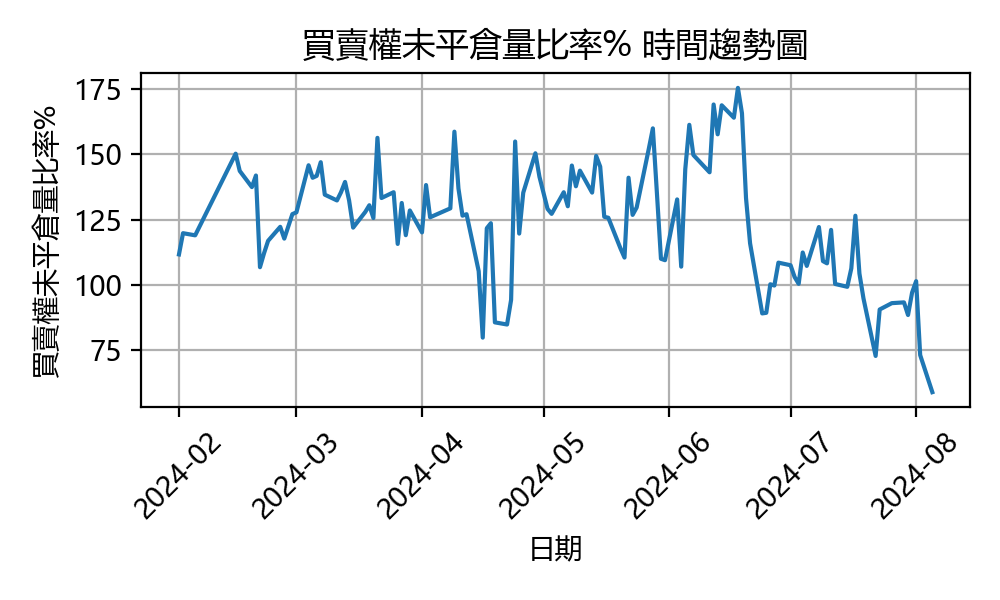

Generate this figure with Python:
# coding: utf-8
import datetime as dt
from dateutil.relativedelta import relativedelta
import requests
from bs4 import BeautifulSoup as bs
import pandas as pd
from io import StringIO
import matplotlib.pyplot as plt
import platform

import matplotlib
matplotlib.use("agg")

# 設置字體根據操作系統
if platform.system() == 'Windows':
    plt.rcParams['font.sans-serif'] = 'Microsoft Yahei'#['Microsoft JhengHei']  # Windows 10 字體設置
elif platform.system() == 'Darwin':  # Darwin 是 Mac OS 的內核名
    plt.rcParams['font.sans-serif'] = 'Arial Unicode MS'#['PingFang TC']  # Mac OS 字體設置
else:
    plt.rcParams['font.sans-serif'] = ['Noto Sans CJK TC']  # 通用字體設置

plt.rcParams['axes.unicode_minus'] = False  # 解決負號顯示問題

def getTaifexData(startdate, enddate):
    url = "https://www.taifex.com.tw/cht/3/pcRatio"
    payload = {
        'down_type':'',
        'queryStartDate':'2024%2F06%2F07',
        'queryEndDate':'2024%2F07%2F07'
    }
    payload['queryStartDate'] = startdate
    payload['queryEndDate'] = enddate
    res = requests.get(url, params = payload)
    soup = bs(res.text, 'lxml')
    tb = soup.select('table')[0]
    df = pd.read_html(StringIO(tb.prettify()))
    return df[0]
def createPCratioImage(imagefilename):
    data = []
    base = dt.datetime.today() - relativedelta(months= 6)
    while base <= dt.datetime.today():
        startdate = base.replace(day = 1).strftime("%Y/%m/%d")
        enddate = (base.replace(day = 1) + 
                relativedelta(months = 1) - 
                relativedelta(days = 1)).strftime("%Y/%m/%d")
        print(startdate, enddate)
        data.append(getTaifexData(startdate, enddate))
        base += relativedelta(months = 1) 
    df = pd.concat(data, ignore_index = True)
    
    df['買賣權未平倉量比率%'] = df['買賣權未平倉量比率%'].astype(float)
    # 將日期欄位轉換為 datetime 格式
    df['日期'] = pd.to_datetime(df['日期'], format='%Y/%m/%d')
    # 按日期排序
    df = df.sort_values('日期')
    
    # 繪製折線圖並保存為大尺寸png圖片
    plt.figure(figsize=(5, 3))  # 設置為1920x1080的比例
    plt.plot(df['日期'], df['買賣權未平倉量比率%'], linestyle='-')
    plt.xlabel('日期')
    plt.ylabel('買賣權未平倉量比率%')
    plt.title('買賣權未平倉量比率% 時間趨勢圖')
    plt.grid(True) #加入格線
    plt.xticks(rotation=45) #將X軸字體旋轉45度
    plt.tight_layout()
    plt.savefig(imagefilename, dpi=200)  # 設置dpi來控制圖片解析度
    plt.show()
if __name__=='__main__':
    createPCratioImage("pcratio.png")
